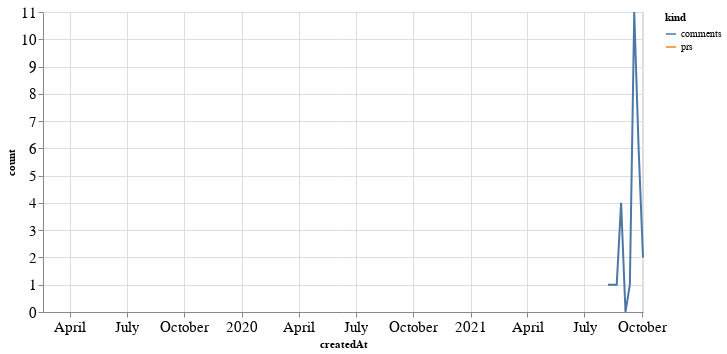

The notebook cell this image was saved under:
### Code cell
alt.Chart(total_time, width=600).mark_line().encode(
    x='createdAt',
    y='count',
    color='kind'
)

### Figure 1 — Vega-Lite specification as saved in the notebook (floating-point values rounded to 4 significant figures)
{"config": {"axisLeft": {"labelFontSize": 15}, "axisBottom": {"labelFontSize": 15}}, "data": {"name": "data-5bf92467e86719a3793f7d98e56894fc"}, "mark": "line", "encoding": {"color": {"type": "nominal", "field": "kind"}, "x": {"type": "temporal", "field": "createdAt"}, "y": {"type": "quantitative", "field": "count"}}, "width": 600, "$schema": "https://vega.github.io/schema/vega-lite/v4.8.1.json", "datasets": {"data-5bf92467e86719a3793f7d98e56894fc": [{"createdAt": "2019-02-17T00:00:00", "kind": "prs", "count": 1.0}, {"createdAt": "2021-08-08T00:00:00", "kind": "prs", "count": null}, {"createdAt": "2021-08-15T00:00:00", "kind": "prs", "count": null}, {"createdAt": "2021-08-22T00:00:00", "kind": "prs", "count": null}, {"createdAt": "2021-08-29T00:00:00", "kind": "prs", "count": null}, {"createdAt": "2021-09-05T00:00:00", "kind": "prs", "count": null}, {"createdAt": "2021-09-12T00:00:00", "kind": "prs", "count": null}, {"createdAt": "2021-09-19T00:00:00", "kind": "prs", "count": null}, {"createdAt": "2021-09-26T00:00:00", "kind": "prs", "count": null}, {"createdAt": "2021-10-03T00:00:00", "kind": "prs", "count": null}, {"createdAt": "2019-02-17T00:00:00", "kind": "comments", "count": null}, {"createdAt": "2021-08-08T00:00:00", "kind": "comments", "count": 1.0}, {"createdAt": "2021-08-15T00:00:00", "kind": "comments", "count": 1.0}, {"createdAt": "2021-08-22T00:00:00", "kind": "comments", "count": 1.0}, {"createdAt": "2021-08-29T00:00:00", "kind": "comments", "count": 4.0}, {"createdAt": "2021-09-05T00:00:00", "kind": "comments", "count": 0.0}, {"createdAt": "2021-09-12T00:00:00", "kind": "comments", "count": 1.0}, {"createdAt": "2021-09-19T00:00:00", "kind": "comments", "count": 11.0}, {"createdAt": "2021-09-26T00:00:00", "kind": "comments", "count": 6.0}, {"createdAt": "2021-10-03T00:00:00", "kind": "comments", "count": 2.0}]}}
